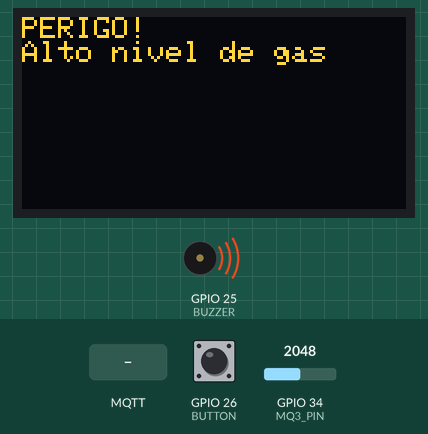
Recording of a sketch running on a simulated ESP32. Parts: 128×64 one-colour display, buzzer (waves = sounding, pin HIGH). The inputs (shaded band) are chosen by the test bench; at power-on: GPIO 34 (MQ3_PIN) = 2048, GPIO 26 (BUTTON) HIGH. The OLED is the two-colour kind (top 16 rows yellow); WiFi joins after 1.5 s; servers stay silent unless stated; no MQTT or app messages arrive unless stated; what the sketch prints to the serial monitor is not drawn.

Above: at 4.7 s.
4.8 s: GPIO 34 (MQ3_PIN) set to 931
6.8 s: GPIO 34 (MQ3_PIN) set to 870
At 8.6 s:
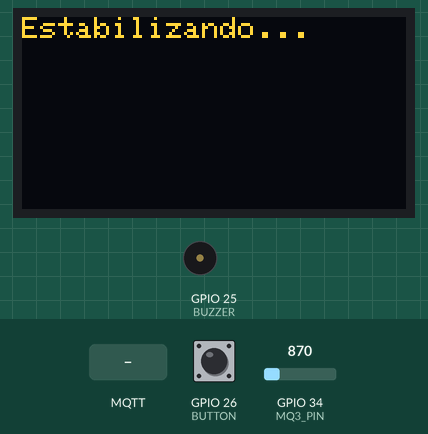
11.2 s: MQTT message "silenciar" arrives on the first subscribed topic
15.2 s: GPIO 34 (MQ3_PIN) set to 940
At 16.4 s:
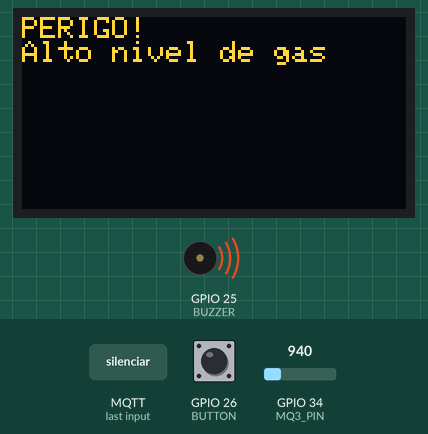
17.3 s: GPIO 26 (BUTTON) pulled LOW for 1.15 s
At 18.9 s:
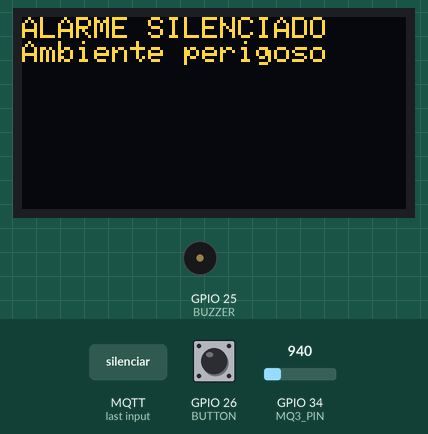
Timing chart, 0 to 20.4 s (numbered marks = the images above; inputs shaded):
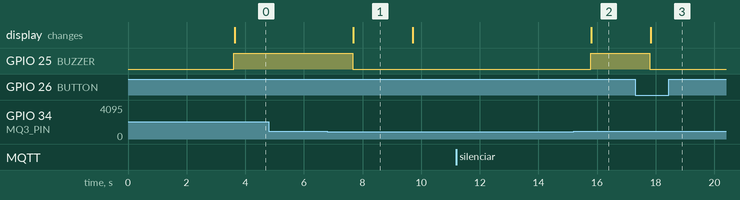

Measured:
- the behaviour switches between 901 and 900 on GPIO 34 (MQ3_PIN) (found by bisection; images 0 and 1)
- after the input at 4.8 s, every drawn part: stays the same
- after the input at 6.8 s, GPIO 25 (BUZZER): HIGH → LOW after 0.87 s; the display: changes after 0.89 s (image 1)
- after the input at 15.2 s, GPIO 25 (BUZZER): LOW → HIGH after 0.58 s; the display: changes after 0.60 s (image 2)
- after the input at 17.3 s, GPIO 25 (BUZZER): HIGH → LOW after 0.51 s; the display: changes after 0.53 s (image 3)
- what the display in image 1 shows lasts 2.0 s, from 7.7 s to 9.7 s

The sketch:

Codigo.ino
```cpp
#include <Wire.h>
#include <Adafruit_GFX.h>
#include <Adafruit_SSD1306.h>
#include <WiFi.h>
#include <PubSubClient.h>

// OLED
#define SCREEN_WIDTH 128
#define SCREEN_HEIGHT 64
Adafruit_SSD1306 display(SCREEN_WIDTH, SCREEN_HEIGHT, &Wire, -1);

// Pinos
#define MQ3_PIN 34
#define BUZZER 25
#define BUTTON 26

int threshold = 900;

// WIFI
const char* ssid = "Rafael-2.4";
const char* password = "rafael2906";

// MQTT
const char* mqtt_server = "56.124.107.241";

WiFiClient espClient;
PubSubClient client(espClient);

// Variáveis
bool silenciado = false;
unsigned long tempoSeguro = 0;

// ================= CALLBACK MQTT =================
void callback(char* topic, byte* payload, unsigned int length) {

  String mensagem;

  for (int i = 0; i < length; i++) {
    mensagem += (char)payload[i];
  }

  Serial.print("Mensagem recebida: ");
  Serial.println(mensagem);

  if (mensagem == "silenciar") {
    silenciado = true;
    digitalWrite(BUZZER, HIGH);
  }
}

// ================= SETUP =================
void setup() {
  Serial.begin(115200);

  pinMode(BUZZER, OUTPUT);
  pinMode(BUTTON, INPUT_PULLUP);

  Wire.begin(21, 22);

  // OLED
  if (!display.begin(SSD1306_SWITCHCAPVCC, 0x3C)) {
    Serial.println("OLED falhou");
    while (true);
  }

  display.clearDisplay();
  display.setTextSize(2);
  display.setTextColor(WHITE);
  display.setCursor(10, 20);
  display.println("INICIANDO");
  display.display();
  delay(2000);

  // WIFI
  WiFi.begin(ssid, password);
  Serial.print("Conectando WiFi");

  while (WiFi.status() != WL_CONNECTED) {
    delay(500);
    Serial.print(".");
  }

  Serial.println("\nWiFi conectado!");

  // MQTT
  client.setServer(mqtt_server, 1883);
  client.setCallback(callback);
}

// ================= MQTT RECONNECT =================
void reconnect() {
  while (!client.connected()) {
    Serial.print("Conectando MQTT...");

    if (client.connect("ESP32Client")) {
      Serial.println("Conectado!");
      // Inscreve no tópico de controle ao conectar
      client.subscribe("sensor/controle");
    } else {
      Serial.print("Erro: ");
      Serial.println(client.state());
      delay(2000);
    }
  }
}

// ================= LOOP =================
void loop() {

  if (!client.connected()) {
    reconnect();
  }

  client.loop();

  int valor = analogRead(MQ3_PIN);

  // ENVIO MQTT
  char msg[150];

  if (valor > threshold) {
    if (silenciado) {
      sprintf(msg, "{\"ppm\": %d, \"status\": \"SILENCIADO\", \"mensagem\": \"Ambiente perigoso\"}", valor);
    } else {
      sprintf(msg, "{\"ppm\": %d, \"status\": \"ALARME ATIVO\", \"mensagem\": \"Ambiente perigoso\"}", valor);
    }
  } else {
    sprintf(msg, "{\"ppm\": %d, \"status\": \"SEGURO\", \"mensagem\": \"Ambiente seguro\"}", valor);
  }

  client.publish("sensor/esp32", msg);

  Serial.print("Enviado: ");
  Serial.println(msg);

  bool botao = digitalRead(BUTTON) == LOW;
  if (botao) {
    silenciado = true;
    digitalWrite(BUZZER, LOW);
  }

  // ================= PERIGO =================
  if (valor > threshold) {

    tempoSeguro = 0;

    if (!silenciado) {
      digitalWrite(BUZZER, HIGH);
    } else {
      digitalWrite(BUZZER, LOW);
    }

    display.clearDisplay();
    display.setTextSize(1);
    display.setCursor(0, 0);

    if (silenciado) {
      display.println("ALARME SILENCIADO");
      display.println("Ambiente perigoso");
    } else {
      display.println("PERIGO!");
      display.println("Alto nivel de gas");
    }

    display.display();
  }

  // ================= SEGURO =================
  else {

    digitalWrite(BUZZER, LOW);
    silenciado = false;

    if (tempoSeguro == 0) {
      tempoSeguro = millis();
    }

    display.clearDisplay();
    display.setTextSize(1);
    display.setCursor(0, 0);

    if (millis() - tempoSeguro > 2000) {
      display.println("Ambiente seguro");
    } else {
      display.println("Estabilizando...");
    }

    display.display();
  }

  delay(2000);
}
```
